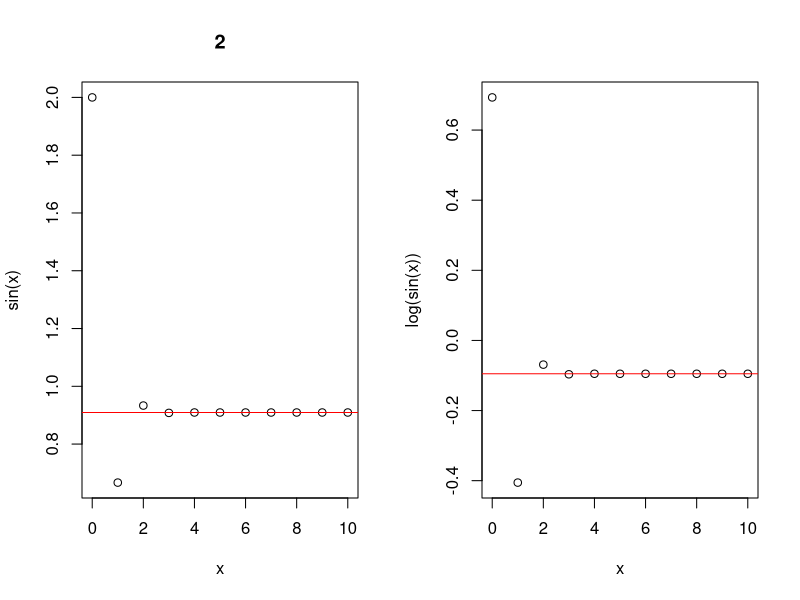

Reproduce this figure in R.
#### ПЗ2  18/09/2021  Васильева Анастасия

# Задаем случайное число
x = 2 #runif(1,max=10)
x
k = c(0:10)

# Считаем ряд Тейлора
teil = cumsum(((-1)^k*x^(2*k+1))/factorial(2*k+1))

# Строим график сходимости
par(mfrow=c(1,2))
plot(0:10,teil, xlab = "x", ylab = "sin(x)", title(x))
abline(h=sin(x),col='red')

# Логарифм ряда Тейлора
plot(0:10, log(teil), xlab = "x", ylab = "log(sin(x))")
abline(h=log(sin(x)),col='red')

